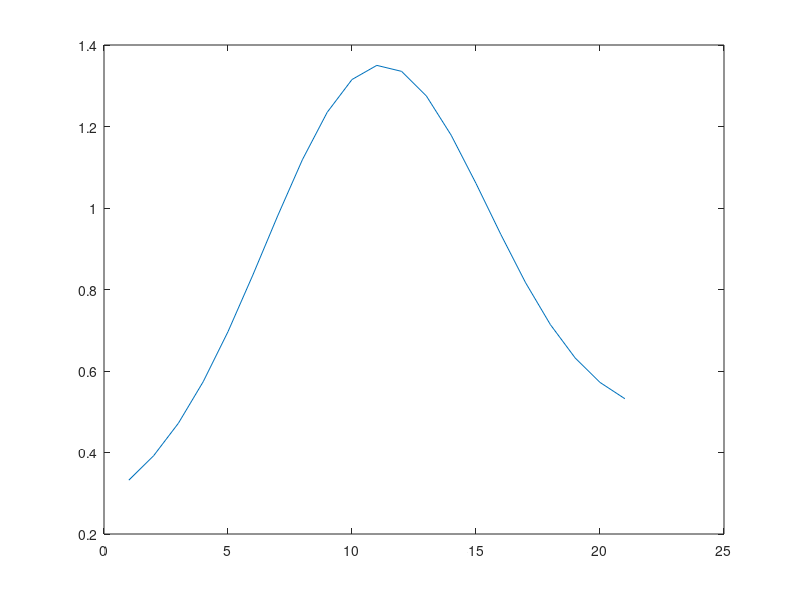

The MATLAB script that drew this image:
clear;
close all;
t = -5:15;
xt = exp(-(t-5).^2/40) + 0.01*t + 0.3;
plot(xt);







fn = 'ct_signal.dat';
fileID = fopen(fn,'w');
fprintf(fileID,'%s\t%s\n','t','xt');
fclose(fileID);
dlmwrite(fn, [t', xt'],'delimiter', '\t', 'precision', 6 , '-append');